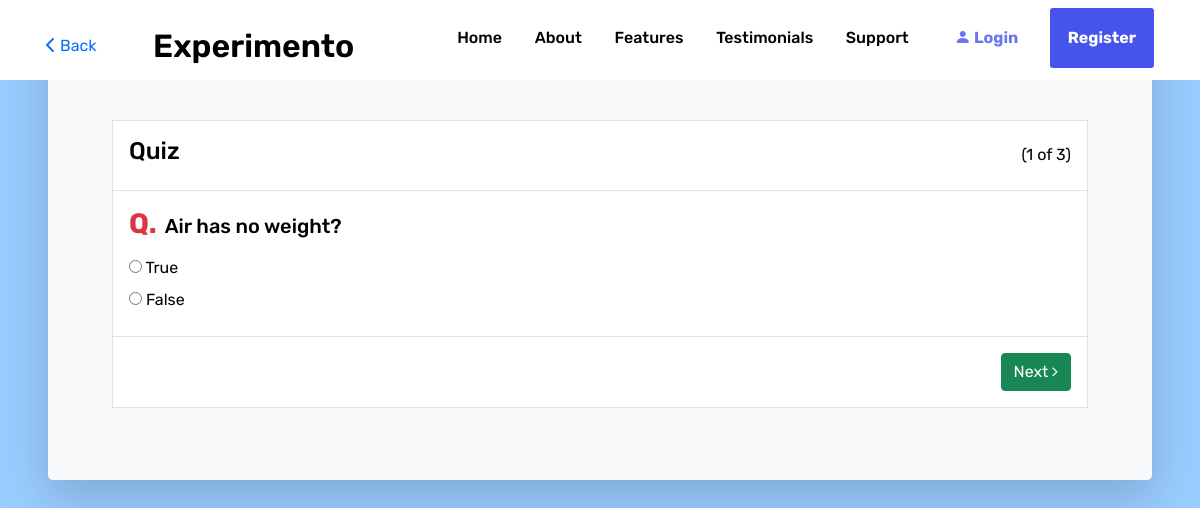
Screenshot of /quiz.php?id=1&q=1 with the database file from the repository.
### tables this page shows
CREATE TABLE IF NOT EXISTS `quiz_questions` (
  `id` int(11) NOT NULL AUTO_INCREMENT,
  `experiment_id` int(11) NOT NULL,
  `question` text NOT NULL,
  PRIMARY KEY (`id`)
);

CREATE TABLE IF NOT EXISTS `quiz_answers` (
  `id` int(11) NOT NULL AUTO_INCREMENT,
  `question_id` int(11) NOT NULL,
  `answer` text NOT NULL,
  `is_correct` enum('Y','N') NOT NULL DEFAULT 'N',
  PRIMARY KEY (`id`)
);

### quiz.php (the view, shortened to what this page needs)
<?php
  include('includes/functions.php');
  $next_question='';
  if(isset($_REQUEST['id'])) {
    $question_result = $conn->query("SELECT * FROM `quiz_questions` WHERE `experiment_id`='".$_REQUEST['id']."' order by `id` limit ".($_REQUEST['q']-1).",1");
    if($question_result->num_rows > 0) {
      $question = $question_result->fetch_assoc();
      $answer_result = $conn->query("SELECT * FROM `quiz_answers` WHERE `question_id`='".$question['id']."'");
    }
    $question_count_result = $conn->query("SELECT count(id) as question_count FROM `quiz_questions` WHERE `experiment_id`='".$_REQUEST['id']."'");
    if($question_count_result->num_rows > 0) {
      $question_count = $question_count_result->fetch_assoc();
    }
    if($_REQUEST['q'] < $question_count['question_count']) {
      $next_question=$_REQUEST['q']+1;
    }
  }
?>
  <div class="d-flex mx-md-5 mx-0 mb-0 mb-md-5 flex-column h-100 bg-light rounded-3 shadow-lg p-4">
    <section class="pt-5 px-3">
      <div class="bg-secondary-msg rounded-3 p-4 mb-4 mt-4">
        <form action="quiz.php" method="post">
          <div class="border">
            <div class="question bg-white p-3 border-bottom">
                <div class="d-flex flex-row justify-content-between align-items-center mcq">
                    <h4>Quiz</h4><span>(<?=$_REQUEST['q']?> of <?=$question_count['question_count']?>)</span>
                </div>
            </div>
            <div class="question bg-white p-3 border-bottom">
                <div class="d-flex flex-row align-items-center question-title">
                    <h3 class="text-danger">Q.</h3>
                    <h5 class="mt-1 mx-2"><?=$question['question']?></h5>
                </div>
                <?php
                if($answer_result->num_rows > 0) {
                  while($answer = $answer_result->fetch_assoc()) {
                ?>
                  <div class="ans ml-2 my-2">
                      <label class="radio"> <input type="radio" name="answer" value="<?=$answer['id']?>"> <span><?=$answer['answer']?></span></label>
                  </div>
                <?php
                  }
                }
                ?>
            </div>
            <div class="d-flex flex-row justify-content-between align-items-center p-3 bg-white">
              <?php if($next_question) { ?>
                <button class="btn btn-primary border-success align-items-center btn-success" type="submit" name="next">Next <i class="fa fa-angle-right ml-2"></i></button>
              <?php } else { ?>
                <button class="btn btn-primary border-success align-items-center btn-success" type="submit" name="submit">Submit</button>
              <?php } ?>
            </div>
          </div>
        </form>
      </div>
    </section>
  </div>

### assets/css/style.css (style rules this page uses)
html { font-size: 100%; }
:root { --clr-primary: hsl(235, 81%, 60%); --clr-white: hsl(0, 0%, 100%); --clr-black: hsl(0, 0%, 0%); --clr-red: hsl(355, 100%, 60%); --clr-gray: hsl(0deg 0% 35%); --clr-saffron: hsl(43, 93%, 64%); --clr-turquoise: hsl(161, 86%, 56%); --clr-lightBlue: hsl(234, 73%, 90%); --clr-lightRead: hsl(350, 75%, 89%); --clr-lightSaffron: hsl(52, 56%, 92%); --clr-lightTurquoise: hsl(167, 67%, 88%); --clr-lightGray: hsl(0deg 0% 44%); --clr-body: hsl(230, 43%, 97%); --clr-hero: hsl(222, 68%, 95%); --clr-overlay: hsla(0, 0%, 0%, 0.5); --clr-scrollbarThumb: hsl(234, 100%, 80%); --clr-social-icon: hsl(210, 25%, 98%); --clr-dribbble: hsl(330, 80%, 67%); --clr-facebook: hsl(220, 46%, 48%); --clr-twitter: hsl(203, 89%, 53%); --clr-youtube: hsl(0, 100%, 50%); --ff: 'Rubik', sans-serif; --fs-biggest: 4.375rem; --fs-bigger : 3rem; --fs-big : 1.5rem; --fs-bold : 1.25rem; --fs-medium : 1.125rem; --fs-normal : 1rem; --fw-black : 900; --fw-bold : 700; --fw-semiBold: 600; --fw-medium : 500; --fw-regular : 400; --header-height-m: 4rem; --header-height-d: 5rem; --scrollbar-width: 0.4375rem; --z-fixed: 100; }
*, *::before, *::after { box-sizing: border-box; padding: 0; margin: 0; scrollbar-width: var(--scrollbar-width); scrollbar-color: var(--clr-scrollbarThumb) var(--clr-white); }
body { font-family: var(--ff); font-size: var(--fs-normal); background-color: var(--clr-body); color: var(--clr-black); }
h1, h2, h3 { font-weight: var(--fw-bold); }
button { border: none; }
.bg-white { background-color: #fff; }

### rows the page displays
quiz_questions: question "Air has no weight?"
quiz_answers: answer "True"
quiz_answers: answer "False"

### other values shown
$_REQUEST['q'] "1"
$question_count['question_count'] "3"
